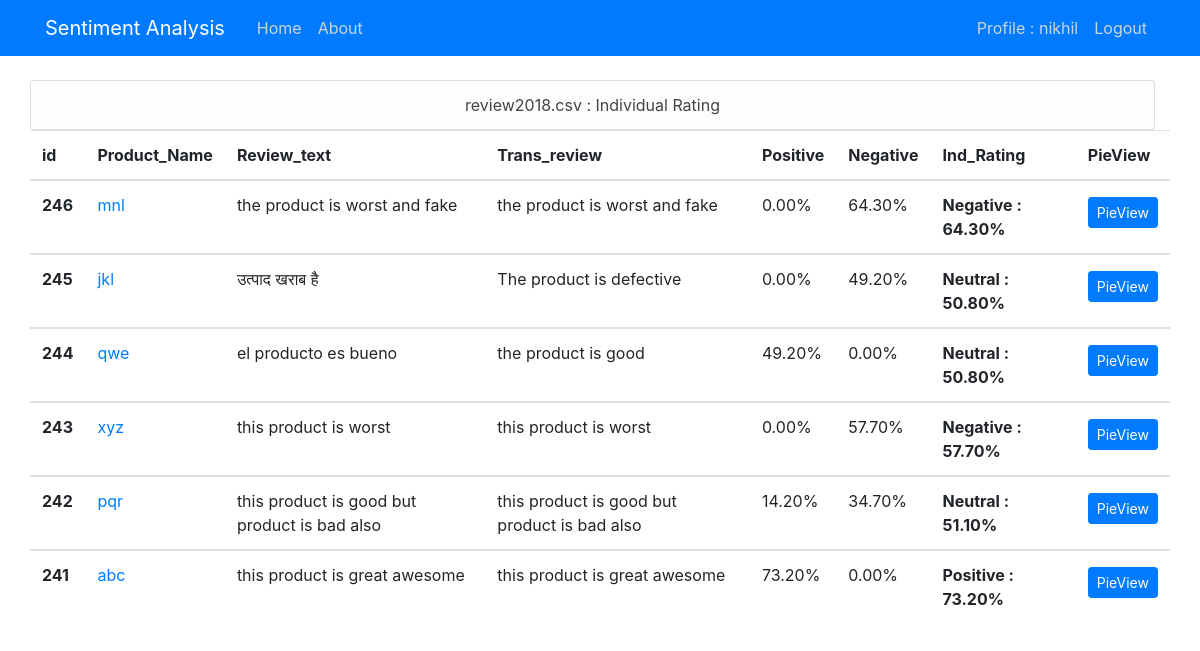
/sentiment/filename/review2018.csv/ (signed in), run on the app's committed database.
### sentiment/models.py (models this page shows, shortened)
class overall_rating(models.Model):
    filename = models.CharField(max_length=100)
    process_date = models.DateTimeField(default=timezone.now)
    rating = models.FloatField(default=0.0)
    positive = models.FloatField()
    negative = models.FloatField()
    neutral = models.FloatField()
    rat = models.CharField(max_length=100)
    user = models.ForeignKey(User,on_delete=models.CASCADE)

class individual_rating(models.Model):
    filename = models.ForeignKey(overall_rating,on_delete=models.CASCADE)
    product_id = models.IntegerField()
    product_name = models.CharField(max_length=100)
    category = models.CharField(max_length=100)
    review_date = models.DateField()
    review_text = models.TextField()
    process_review = models.TextField()
    rating = models.FloatField(default=0.0)
    positive = models.FloatField()
    negative = models.FloatField()
    neutral = models.FloatField()

### sentiment/views.py (the view)
# urls.py: path('filename/<str:filename>/',views.filedetail,name='filedetail'),
def filedetail(request,filename):
    filedetail = individual_rating.objects.filter(filename__filename=filename).order_by('-id')
    filename = filename
    return render(request,'sentiment/filedetail.html',{'filedetail':filedetail, 'filename': filename })

### sentiment/templates/sentiment/filedetail.html (shortened to what this page needs)
{% extends "sentiment/base.html" %}
{% block content %}
  {% if user.is_authenticated %}
    <div class="row">
      <ul class="list-group col-12">
        <center><li class="list-group-item list-group-item-light"><a class="article-title" href="#"> {{ filename }} : Individual Rating</a></li></center>
      </ul>
      <div class="table-responsive-sm">
        <table class="table">
            <thead>
                <tr>
                  <th scope="col">id</th>
                  <th scope="col">Product_Name</th>
                  <th scope="col">Review_text</th>
                  <th scope="col">Trans_review</th>
                  <th scope="col">Positive</th>
                  <th scope="col">Negative</th>
                  <th scope="col">Ind_Rating</th>
                  <th scope="col">PieView</th>
                </tr>
              </thead>
              {% for ir in filedetail %}
             <tbody>
               <tr>
                    <th scope="row">{{ ir.id }}</th>
                    <td><a href="{% url 'product-detail' ir.product_name %}">{{ ir.product_name }}</a></td>
                    <td>{{ ir.review_text }}</td>
                    <td>{{ ir.process_review }}</td>
                    <td>{{ ir.positive|floatformat:2 }}%</td>
                    <td>{{ ir.negative|floatformat:2 }}%</td>
                    <th scope="row">
                      {% if ir.positive > ir.negative and ir.positive > ir.neutral %}
                        Positive : {{ ir.positive|floatformat:2 }}%
                      {% elif ir.negative > ir.neutral%}
                        Negative : {{ ir.negative|floatformat:2 }}%
                      {% else %}
                        Neutral : {{ ir.neutral|floatformat:2 }}%
                      {% endif %}
                    </th>
                    <td><a class="btn btn-primary btn-sm mt-1 mb-1" href="{% url 'ind-detail' ir.id %}">PieView</a></td>
                  </tr>
                </tbody>
              {% endfor %}
        </table>
      </div>
    </div>
  {% endif %}
{% endblock content %}

### sentiment/templates/sentiment/navbar.html (shortened to what this page needs)
{% load static %}
<!DOCTYPE html>
<html>
<head>
    <link rel="stylesheet" href="https://maxcdn.bootstrapcdn.com/bootstrap/4.0.0/css/bootstrap.min.css">
    <link rel="stylesheet" type="text/css" href="{% static 'sentiment/main.css' %}">
</head>
<header class="site-header">
    <nav class="navbar navbar-expand-md navbar-dark bg-primary fixed-top" style="background-color: #417a35d0;">
      <div class="container">
        <a class="navbar-brand mr-4" href="{% url 'home' %}">Sentiment Analysis</a>
        <div class="collapse navbar-collapse" id="navbarToggle">
            <div class="navbar-nav mr-auto">
                <a class="nav-item nav-link" href="{% url 'home' %}">Home</a>
                <a class="nav-item nav-link" href="{% url 'about' %}">About</a>
            </div>
            <div class="navbar-nav">
                {% if user.is_authenticated %}
                    <a class="nav-item nav-link" href="{% url 'profile' %}">Profile : {{ user.username }}</a>
                    <a class="nav-item nav-link" href="{% url 'logout' %}">Logout</a>
                {% else %}
                    <a class="nav-item nav-link" href="{% url 'login' %}">Login</a>
                {% endif %}
            </div>
        </div>
      </div>
    </nav>
</header>

### sentiment/static/sentiment/main.css (style rules this page uses)
body { background-color: #ffffff; color: #333333; margin-top: 5rem; }
ul { margin: 0; }
.site-header .navbar-nav .nav-link { color: #cbd5db; }
.article-title { color: #444444; }

### data on the page
overall_rating: filename "review2018.csv"
individual_rating: id "246", product_name "mnl", review_text "the product is worst and fake", process_review "the product is worst and fake", positive "0.00", negative "64.30"
individual_rating: id "245", product_name "jkl", review_text "उत्पाद खराब है", process_review "The product is defective", positive "0.00", negative "49.20", neutral "50.80"
individual_rating: id "244", product_name "qwe", review_text "el producto es bueno", process_review "the product is good", positive "49.20", negative "0.00", neutral "50.80"
individual_rating: id "243", product_name "xyz", review_text "this product is worst", process_review "this product is worst", positive "0.00", negative "57.70"
individual_rating: id "242", product_name "pqr", review_text "this product is good but product is bad also", process_review "this product is good but product is bad also", positive "14.20", negative "34.70", neutral "51.10"
individual_rating: id "241", product_name "abc", review_text "this product is great awesome", process_review "this product is great awesome", positive "73.20", negative "0.00"

### other printed values
{{ user.username }} "nikhil"
